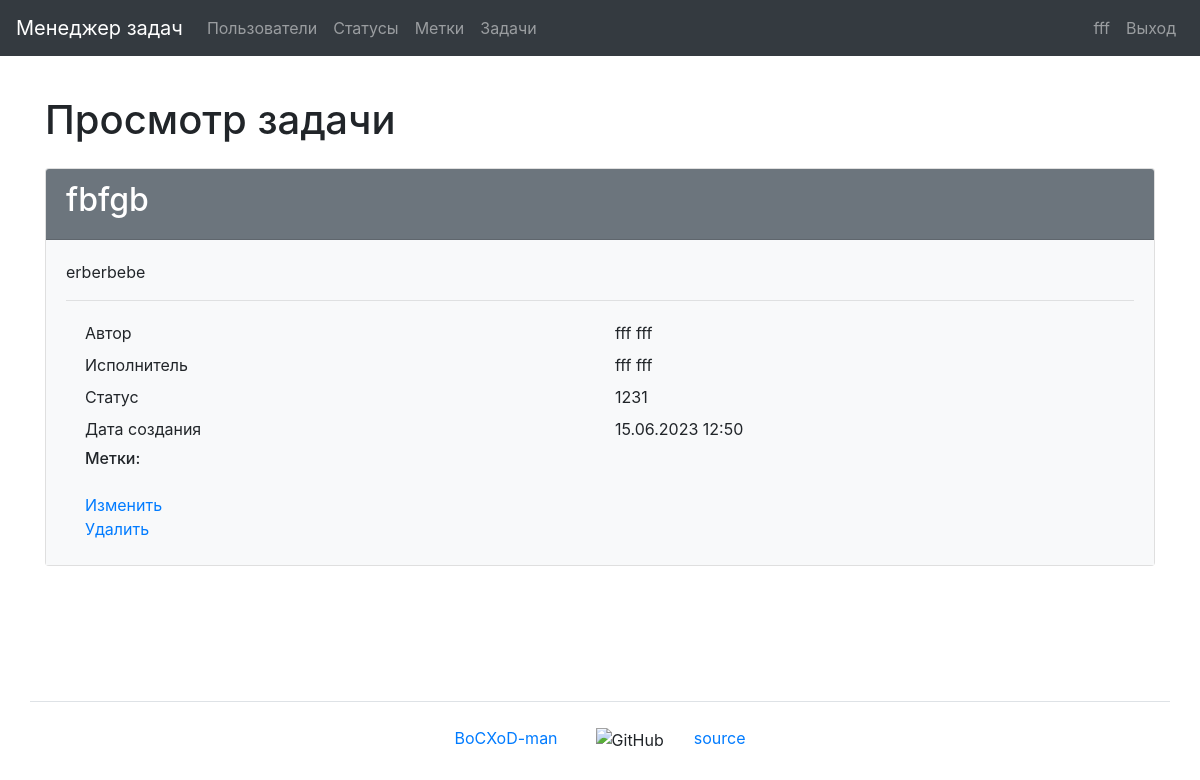
Screenshot of /tasks/2/ (signed in) with the database file from the repository.
### task_manager/users/models.py (models this page shows)
class User(AbstractUser):
    first_name = models.CharField(max_length=150)
    last_name = models.CharField(max_length=150)
    def __str__(self):
        return self.get_full_name()

### task_manager/tasks/models.py (models this page shows, shortened)
class Task(models.Model):
    name = models.CharField(
        max_length=150,
        blank=False,
        unique=True,
        verbose_name=_('Name')
    )
    description = models.TextField(
        max_length=10000,
        blank=True,
        verbose_name=_('Description')
    )
    date_created = models.DateTimeField(
        auto_now_add=True,
        verbose_name=_('Creation date')
    )
    author = models.ForeignKey(
        User,
        on_delete=models.PROTECT,
        related_name='author',
        verbose_name=_('Author')
    )
    status = models.ForeignKey(
        Status,
        on_delete=models.PROTECT,
        related_name='statuses',
        verbose_name=_('Status')
    )
    executor = models.ForeignKey(
        User,
        on_delete=models.PROTECT,
        related_name='executor',
        verbose_name=_('Executor')
    )
    labels = models.ManyToManyField(
        Label,
        through='TaskLabelRelation',
        through_fields=('task', 'label'),
        blank=True,
        related_name='labels',
        verbose_name=_('Labels')
    )
    class Meta:
        verbose_name = _('Task')
        verbose_name_plural = _('Tasks')

### task_manager/statuses/models.py (models this page shows)
class Status(models.Model):
    name = models.CharField(
        max_length=150,
        unique=True,
        blank=False,
        verbose_name=_('Name'),
    )
    date_created = models.DateTimeField(
        auto_now_add=True,
        verbose_name=_('Creation date')
    )
    def __str__(self):
        return self.name
    class Meta:
        verbose_name = _('Status')
        verbose_name_plural = _('Statuses')

### task_manager/tasks/views.py (the view)
# urls.py: path('<int:pk>/', TaskDetailView.as_view(), name='task_show'),
class TaskDetailView(AuthRequiredMixin, DetailView):
    template_name = 'tasks/task_show.html'
    model = Task
    context_object_name = 'task'
    extra_context = {
        'title': _('Task preview')
    }

### task_manager/mixins.py (called while the page is built)
    def dispatch(self, request, *args, **kwargs):
        if not request.user.is_authenticated:
            messages.error(request, self.auth_message)
            return redirect(reverse_lazy('login'))
        return super().dispatch(request, *args, **kwargs)

### task_manager/templates/tasks/task_show.html (shortened to what this page needs)
{% extends "base.html" %}
{% load bootstrap4 %}
{% load i18n %}
{% block content %}
    <h1 class="my-4">{{ title }}</h1>
    <div class="card">
        <div class="card-header bg-secondary text-white">
            <h2>{{ task.name }}</h2>
        </div>
        <div class="card-body bg-light">
            <p>{{ task.description }}</p>
            <hr>
            <div class="container">
                <div class="row p-1">
                    <div class="col">{% trans 'Author' %}</div>
                    <div class="col">{{ task.author }}</div>
                </div>
                <div class="row p-1">
                    <div class="col">{% trans 'Executor' %}</div>
                    <div class="col">{{ task.executor }}</div>
                </div>
                <div class="row p-1">
                    <div class="col">{% trans 'Status' %}</div>
                    <div class="col">{{ task.status }}</div>
                </div>
                <div class="row p-1">
                    <div class="col">{% trans 'Creation date' %}</div>
                    <div class="col">{{ task.date_created|date:"d.m.Y H:i" }}</div>
                </div>
                <div class="row p-1">
                    <div class="col">
                        <h6>{% trans 'Labels' %}:</h6>
                    </div>
                </div>
                <div class="row p-1">
                    <div class="col">
                        <a href="{% url 'task_update' task.id %}">{% trans 'Update' %}</a>
                        <br>
                        <a href="{% url 'task_delete' task.id %}">{% trans 'Delete' %}</a>
                    </div>
                </div>
            </div>
        </div>
    </div>
{% endblock content %}

### task_manager/templates/navbar.html (shortened to what this page needs)
{% load i18n %}
<nav class="navbar navbar-expand-md navbar-dark bg-dark mb-3">
    <a class="navbar-brand" href="{% url 'home' %}">{% trans "Task manager" %}</a>
    <div class="collapse navbar-collapse" id="navbarToggleExternalContent">
        <ul class="navbar-nav mr-auto">
            <li class="nav-item">
                <a class="nav-link" href="{% url 'users' %}">{% trans "Users" %}</a>
            </li>
            {% if user.is_authenticated %}
                <li class="nav-item">
                    <a class="nav-link" href="{% url 'statuses' %}">{% trans "Statuses" %}</a>
                </li>
                <li class="nav-item">
                    <a class="nav-link" href="{% url 'labels' %}">{% trans "Labels" %}</a>
                </li>
                <li class="nav-item">
                    <a class="nav-link" href="{% url 'tasks' %}">{% trans "Tasks" %}</a>
                </li>
            {% endif %}
        </ul>
        <ul class="navbar-nav">
            {% if user.is_authenticated %}
                <li class="nav-item">
                    <a class="nav-link" href="{% url 'user_update' user.id %}">{{ user.username }}</a>
                </li>
                <li class="nav-item">
                    <a class="nav-link" href="{% url 'logout' %}">{% trans "Log Out" %}</a>
                </li>
            {% endif %}
        </ul>
    </div>
</nav>

### rows the page displays
User: username "fff"
Task: name "fbfgb", description "erberbebe", author "fff fff", executor "fff fff", status "1231", date_created "15.06.2023 12:50"

### other values shown
{{ title }} "Просмотр задачи"
